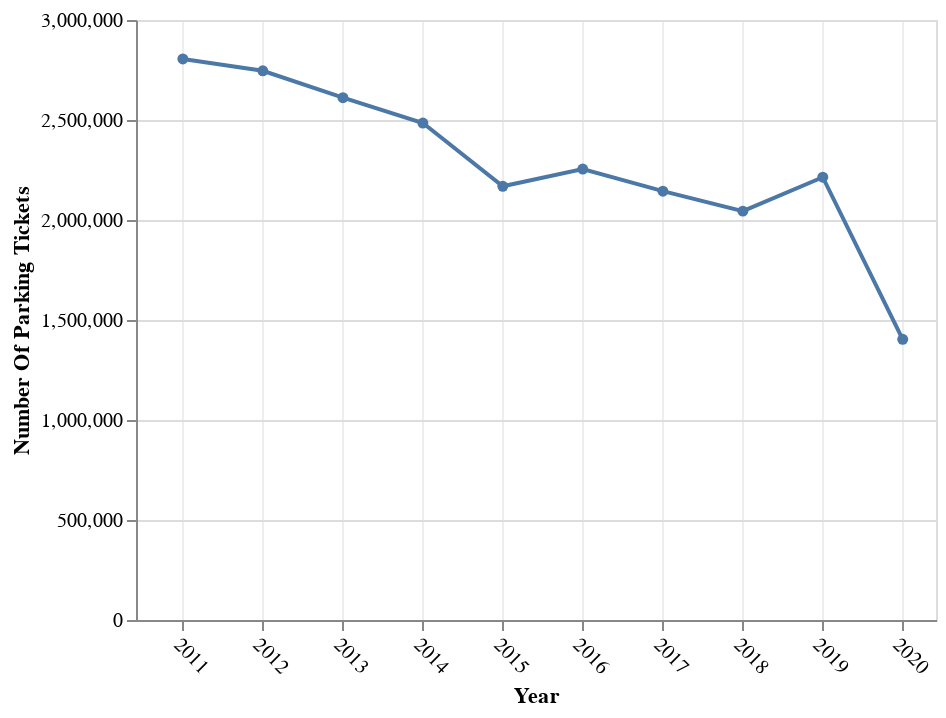

The notebook cell this image was saved under:
### Markdown cell above
### Total number of tickets by year

### Code cell
dfy = dfid.groupby(['year'])['count'].sum().reset_index()
dfy["date"] = dfy["year"].astype(str) + "-01-01"
dfy

alt.Chart(dfy).mark_line(
     point=alt.OverlayMarkDef()
).encode(
    x=alt.X('date:T', title="Year", axis=alt.Axis(
        labelAngle=45,
        gridOpacity=0.5
    ), scale=alt.Scale(domain=["2010-06-01", "2020-06-01"])),
    y=alt.Y('count', title="Number Of Parking Tickets")
)

### Figure 1 — Vega-Lite specification as saved in the notebook (floating-point values rounded to 4 significant figures)
{"config": {"view": {"continuousWidth": 400, "continuousHeight": 300}}, "data": {"name": "data-cfe23ab2e30dad928dea8fdddf9f1bcc"}, "mark": {"type": "line", "point": {}}, "encoding": {"x": {"axis": {"gridOpacity": 0.5, "labelAngle": 45}, "field": "date", "scale": {"domain": ["2010-06-01", "2020-06-01"]}, "title": "Year", "type": "temporal"}, "y": {"field": "count", "title": "Number Of Parking Tickets", "type": "quantitative"}}, "$schema": "https://vega.github.io/schema/vega-lite/v4.17.0.json", "datasets": {"data-cfe23ab2e30dad928dea8fdddf9f1bcc": [{"year": 2011, "count": 2805492, "date": "2011-01-01"}, {"year": 2012, "count": 2746154, "date": "2012-01-01"}, {"year": 2013, "count": 2611575, "date": "2013-01-01"}, {"year": 2014, "count": 2484983, "date": "2014-01-01"}, {"year": 2015, "count": 2168493, "date": "2015-01-01"}, {"year": 2016, "count": 2254761, "date": "2016-01-01"}, {"year": 2017, "count": 2144225, "date": "2017-01-01"}, {"year": 2018, "count": 2044288, "date": "2018-01-01"}, {"year": 2019, "count": 2213939, "date": "2019-01-01"}, {"year": 2020, "count": 1403663, "date": "2020-01-01"}]}}
